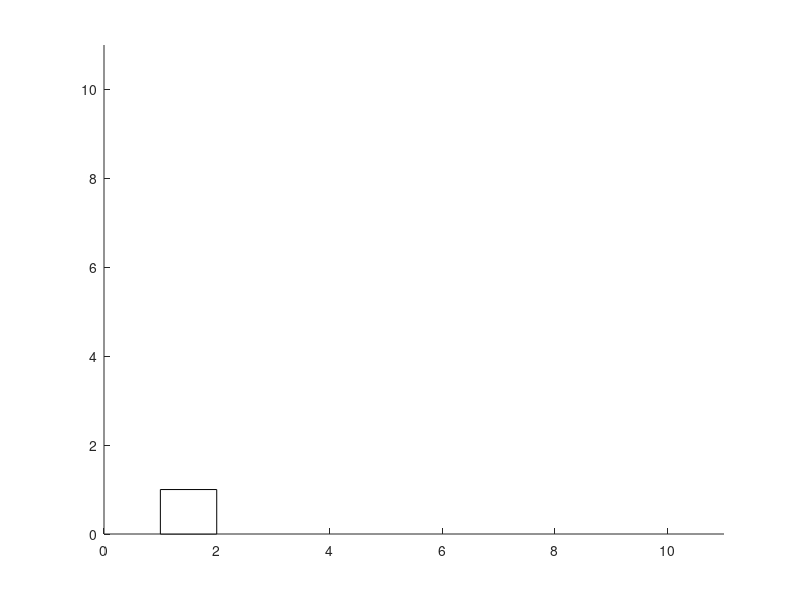

Write the MATLAB code that produced this figure. (Note: this script raises an error after producing the figure.)
%DEMO
warning('off','all')
close all
clear all
symbols=['M0}+^*%k7~'];
figure(1)
for ii=1:10
    SS=get(0,'ScreenSize');
    set(gcf,'Position',SS);
    xlims=[ii,ii+1,ii+1,ii];
    ylims=[0,0,ii,ii];
    patch(xlims,ylims,'w');
    axis([0,11,0,11])
    ftn='Arial';
    fts=30;
    hold on
    boxfillv5([ii,0,1,ii],symbols(ii),{fts,ftn})
end
warning('on','all')
hold off